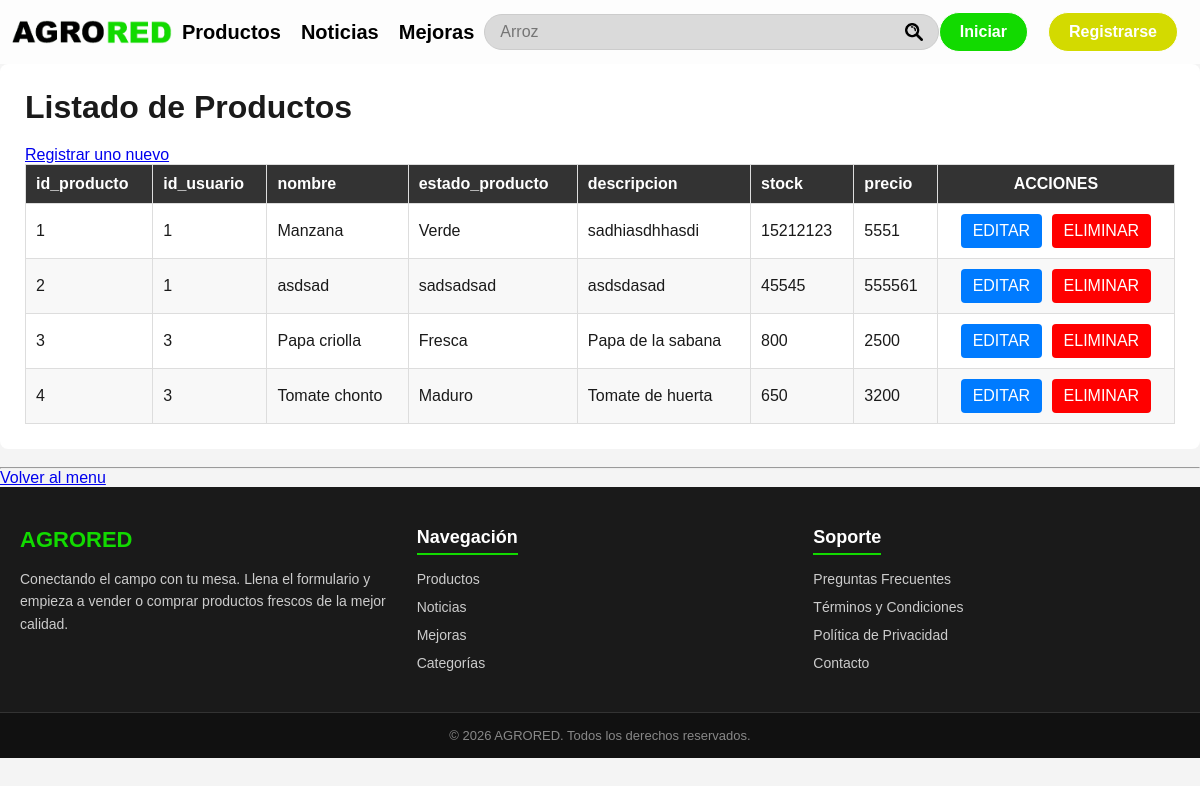
The page /Agrored_web_nuevo3/static/php/listado_productos.php on the database its author committed.
### tables this page shows
CREATE TABLE `productos` (
  `id_producto` int(11) NOT NULL,
  `id_usuario` int(11) DEFAULT NULL,
  `nombre` varchar(20) DEFAULT NULL,
  `estado_producto` varchar(20) DEFAULT NULL,
  `descripccion` varchar(20) DEFAULT NULL,
  `stock` int(11) DEFAULT NULL,
  `precio` int(11) DEFAULT NULL
);

### Agrored_web_nuevo3/static/php/listado_productos.php (the view, shortened to what this page needs)
<?php
require_once "conexion_inicial.php";
$sql = "SELECT id_producto, id_usuario, nombre, estado_producto, descripccion,
        stock, precio FROM productos ORDER BY id_producto ASC";
$stmt = $pdo->query($sql);
$productos = $stmt->fetchAll(PDO::FETCH_ASSOC);
?>
<!DOCTYPE html>
<html lang="es">
<head>
    <link rel="stylesheet" href="../css/style.css">
</head>
<body>
    <nav>
        <div class="Navbar">
            <a href="../../templates/index.html" class="logo-link">
                <img src="../img/Logo_letras.png" alt="" width="30%" class="imagen_logo">
            </a>
            <a href="../../templates/productos.html">Productos</a>
            <a href="../../templates/noticias.html">Noticias</a>
            <a href="../../templates/mejoras.html">Mejoras</a>
            <input type="search" placeholder="Arroz">
            <div class="botones">
                <a href="../../templates/iniciar_sesion.html"><input type="button" value="Iniciar" class="Iniciar"></a>
                <a href="../../templates/registrarse.html"><input type="button" value="Registrarse" class="Registrarse"></a>
            </div>
        </div>
    </nav>
<div class="contenedor">
    <h1>Listado de Productos</h1>
    <a href="../../templates/registrar_productos.html">Registrar uno nuevo</a>
    <div class="tabla-scroll">
        <table>
            <thead>
                <tr>
                    <th>id_producto</th>
                    <th>id_usuario</th>
                    <th>nombre</th>
                    <th>estado_producto</th>
                    <th>descripcion</th>
                    <th>stock</th>
                    <th>precio</th>
                    <th class="acciones">ACCIONES</th>
                </tr>
            </thead>
            <tbody>
            <?php if (count($productos) > 0): ?>
                <?php foreach ($productos as $producto): ?>
                    <tr>
                        <td>
                            <?= htmlspecialchars($producto['id_producto']) ?>
                        </td>
                        <td>
                            <?= htmlspecialchars($producto['id_usuario'] ?? '') ?>
                        </td>
                        <td>
                            <?= htmlspecialchars($producto['nombre'] ?? '') ?>
                        </td>
                        <td>
                            <?= htmlspecialchars($producto['estado_producto'] ?? '') ?>
                        </td>
                        <td>
                            <?= htmlspecialchars($producto['descripccion'] ?? '') ?>
                        </td>
                        <td>
                            <?= htmlspecialchars($producto['stock'] ?? '') ?>
                        </td>
                        <td>
                            <?= htmlspecialchars($producto['precio'] ?? '') ?>
                        </td>
                        <td class="acciones">
                            <a
                                class="btn-editar"
                                href="editar_producto.php?id_producto=<?= (int)$producto['id_producto'] ?>"
                            >
                                EDITAR
                            </a>
                            <a
                                class="btn-eliminar"
                                href="eliminar_producto.php?id_producto=<?= (int)$producto['id_producto'] ?>"
                                onclick="return confirm('¿Está seguro de eliminar este producto?');"
                            >
                                ELIMINAR
                            </a>
                        </td>
                    </tr>
                <?php endforeach; ?>
            <?php endif; ?>
            </tbody>
        </table>
    </div>
</div>
<br>
<hr>
<a href="../../templates/menu_admin.html">Volver al menu</a>
    <footer class="pie-pagina">
        <div class="contenedor-footer">
            <div class="columna-footer">
                <h3>AGRORED</h3>
                <p>Conectando el campo con tu mesa. Llena el formulario y empieza a vender o comprar productos frescos de la mejor calidad.</p>
            </div>
            <div class="columna-footer">
                <h4>Navegación</h4>
                <ul>
                    <li><a href="#">Productos</a></li>
                    <li><a href="#">Noticias</a></li>
                    <li><a href="#">Mejoras</a></li>
                    <li><a href="#">Categorías</a></li>
                </ul>
            </div>
            <div class="columna-footer">
                <h4>Soporte</h4>
                <ul>
                    <li><a href="#">Preguntas Frecuentes</a></li>
                    <li><a href="#">Términos y Condiciones</a></li>
                    <li><a href="#">Política de Privacidad</a></li>
                    <li><a href="#">Contacto</a></li>
                </ul>
            </div>
        </div>
        <div class="copyright-footer">
            <p>&copy; 2026 AGRORED. Todos los derechos reservados.</p>
        </div>
    </footer>
</body>
</html>

### Agrored_web_nuevo3/static/css/style.css (style rules this page uses)
:root { --verde-agro: #06bc67; --verde-suave: #e8f7ee; --amarillo-agro: #f9d71c; --negro: #1a1a1a; --blanco: #ffffff; --gris-texto: #555555; --fondo: #f4f7f6; --radio: 16px; }
* { box-sizing: border-box; margin: 0; padding: 0; }
body { font-family: "Arial Black", Arial, sans-serif; background-color: var(--fondo); color: var(--negro); }
.Navbar { background-color: rgb(253, 253, 253); display: flex; justify-content: space-around; align-items: center; margin: 0; padding: 1%; }
.Navbar a { margin: 0 10px; font-family: "Arial Black", Arial, sans-serif; text-decoration: none; font-size: 20px; font-weight: bold; color: rgb(0, 0, 0); }
.Navbar a:first-child { display: flex; align-items: center; margin: 0; }
.Navbar input[type="search"] { border-color: rgb(167, 167, 167); width: 500px; padding: 8px 15px; border-radius: 20px; border: 1px solid #ccc; outline-color: #ccc; font-size: 16px; background-color: #DADADA; background-image: url(../img/Lupa.png); background-position: right 15px center; background-repeat: no-repeat; background-size: 18px; padding-right: 40px; }
.Navbar input[type="button"] { padding: 10px 20px; font-size: 16px; outline: none; border: 1px solid; border-radius: 20px; font-weight: bold; cursor: pointer; }
.Navbar input[type="button"].Iniciar { background-color: #12DA00; color: white; font-weight: bold; }
.Navbar input[type="button"].Registrarse { background-color: #D3DA00; color: white; font-weight: bold; }
.Navbar .botones { display: flex; gap: 10px; }
.imagen_logo { width: 160px; height: auto; display: block; cursor: pointer; }
.logo-link { display: flex; align-items: center; line-height: 0; text-decoration: none; flex-shrink: 0; }
.pie-pagina { background-color: #1a1a1a; color: #ffffff; padding-top: 40px; font-family: Arial, sans-serif; }
.contenedor-footer { display: flex; justify-content: space-around; flex-wrap: wrap; max-width: 1200px; margin: 0 auto; padding: 0 20px 30px 20px; gap: 30px; }
.columna-footer { flex: 1; min-width: 220px; }
.columna-footer h3 { color: #12DA00; font-size: 22px; margin-bottom: 15px; }
.columna-footer h4 { font-size: 18px; margin-bottom: 15px; border-bottom: 2px solid #12DA00; display: inline-block; padding-bottom: 5px; }
.columna-footer p { color: #cccccc; line-height: 1.6; font-size: 14px; }
.columna-footer ul { list-style: none; padding: 0; margin: 0; }
.columna-footer ul li { margin-bottom: 10px; }
.columna-footer ul li a { color: #cccccc; text-decoration: none; font-size: 14px; transition: color 0.3s ease; }
.copyright-footer { background-color: #111111; text-align: center; padding: 15px 20px; border-top: 1px solid #333333; }
.copyright-footer p { margin: 0; color: #888888; font-size: 13px; }
body { margin: 0; padding: 0; box-sizing: border-box; font-family: "Arial Black", Arial, sans-serif; }

### Agrored_web_nuevo3/static/php/listado_productos.php (style rules this page uses)
body { font-family: Arial, sans-serif; background: #f4f4f4; }
.contenedor { max-width: 1200px; margin: auto; background: white; padding: 25px; border-radius: 8px; }
h1 { margin-bottom: 20px; }
.tabla-scroll { overflow-x: auto; }
table { width: 100%; border-collapse: collapse; }
th, td { border: 1px solid #ddd; padding: 10px; text-align: left; white-space: nowrap; }
th { background: #333; color: white; }
tr:nth-child(even) { background: #f8f8f8; }
.acciones { min-width: 170px; text-align: center; }
.btn-editar { display: inline-block; background: #007bff; color: white; padding: 8px 12px; text-decoration: none; border-radius: 4px; margin-right: 5px; }
.btn-eliminar { display: inline-block; background: red; color: white; padding: 8px 12px; text-decoration: none; border-radius: 4px; cursor: pointer; }

### rows shown on the page
productos: id_producto "1", id_usuario "1", nombre "Manzana", estado_producto "Verde", descripccion "sadhiasdhhasdi", stock "15212123", precio "5551"
productos: id_producto "2", id_usuario "1", nombre "asdsad", estado_producto "sadsadsad", descripccion "asdsdasad", stock "45545", precio "555561"
productos: id_producto "3", id_usuario "3", nombre "Papa criolla", estado_producto "Fresca", descripccion "Papa de la sabana", stock "800", precio "2500"
productos: id_producto "4", id_usuario "3", nombre "Tomate chonto", estado_producto "Maduro", descripccion "Tomate de huerta", stock "650", precio "3200"
